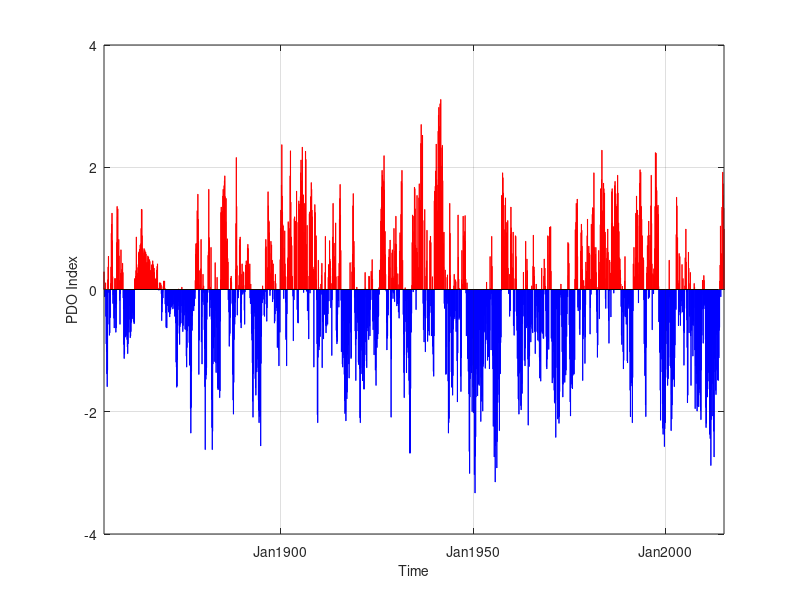
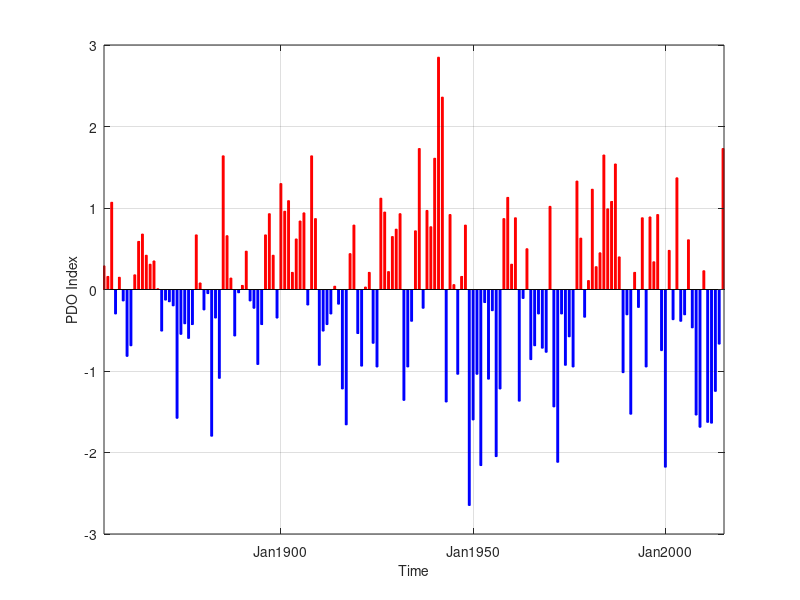

These charts were generated, in order, by the following MATLAB code:
%pdoi_plot.m
%Plot PDO index with respect to time(Month Year)
%Positive bars are in red while negative ones in blue;
%
%Xiaowei Huai; 2015/6/22
%
clear;close all;clc

%Read data from csv file
PDOData = csvread('pdodata.csv',2,0);
yrmon = PDOData(:,1);
pdoi = PDOData(:,2);

%Change year and month to serial date number
dateStrIn = 'yyyymm';
yrmon_new = datenum(num2str(yrmon(:,1)),dateStrIn);
startYrMon = yrmon_new(1,1);
endYrMon = yrmon_new(length(yrmon_new),1);
dateStrOut = 'mmmyyyy';

%-----------------------------------------------------------------
%If you want to calculate moving average, just use filter function:
%   windowSize = 24;
%   pout = filter(ones(1,windowSize)/windowSize,1,pdoi)
%   plot(yrmon_new,pout,'k-','LineWidth',1.5)
%------------------------------------------------------------------

%--------THE WHOLE TIME
%EdgeColor is BLACK by default. If too many bars then the whole picture
%will be shown as black bars.
figure
bar(yrmon_new,pdoi,0.5)
positive = (pdoi>0); %logical
bar(yrmon_new(positive),pdoi(positive),'r','BarWidth',0.5,'LineWidth',0.01,'FaceColor','r','EdgeColor','r')
hold on
bar(yrmon_new(~positive),pdoi(~positive),'r','BarWidth',0.5,'LineWidth',0.01,'FaceColor','b','EdgeColor','b')
hold off

datetick('x',dateStrOut,'keeplimits')
set(gca,'xlim',[startYrMon,endYrMon])
set(gca,'ylim',[-4,4])
%set(gca,'XTickMode','auto')
%set(gca,'xtick',[])
grid on
box on
xlabel('\fontsize{14}Time');ylabel('\fontsize{14}PDO Index')
print(gcf,'-dpng','pdoi_matlab_whole.png')
close(gcf)
%--------------------------------
%
%-------TIME INTERVAL BY 12 MONTHS----------
figure
N=length(yrmon);
ys=yrmon_new(1:12:N);
ps=pdoi(1:12:N);
inx=(ps>=0);
bar(ys(inx),ps(inx),'BarWidth',0.5,'FaceColor','r','LineWidth',0.05,'EdgeColor','r')
hold on
bar(ys(~inx),ps(~inx),'BarWidth',0.5,'FaceColor','b','LineWidth',0.05,'EdgeColor','b')

datetick('x',dateStrOut,'keeplimits')
set(gca,'xlim',[startYrMon,endYrMon])
set(gca,'ylim',[-3,3])
%set(gca,'XTickMode','auto')
%set(gca,'xtick',[])
grid on
box on
xlabel('\fontsize{14}Time');ylabel('\fontsize{14}PDO Index')

print(gcf,'-dpng','pdoi_matlab_interval12mon.png')
close(gcf)